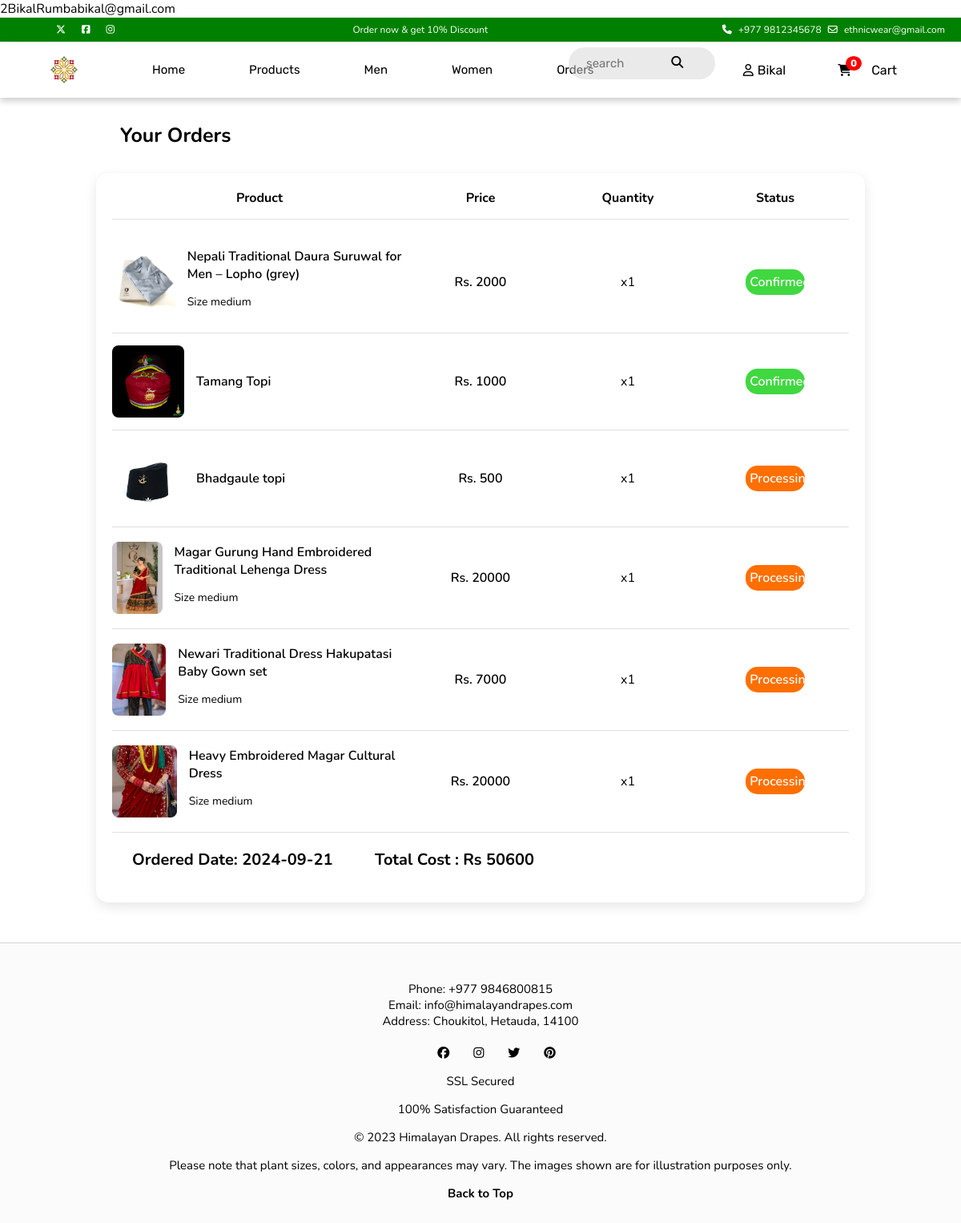
Page /orders.php (signed in) on the committed database.
### tables this page shows
CREATE TABLE `orders` (
  `oid` int(255) NOT NULL,
  `uid` int(255) NOT NULL,
  `pname` varchar(255) NOT NULL,
  `price` int(255) NOT NULL,
  `size` varchar(255) NOT NULL,
  `fname` varchar(255) NOT NULL,
  `lname` varchar(255) NOT NULL,
  `email` varchar(255) NOT NULL,
  `order_date` varchar(255) NOT NULL,
  `address` varchar(255) NOT NULL,
  `phone_no` varchar(255) NOT NULL,
  `img` varchar(255) NOT NULL,
  `status` varchar(255) NOT NULL
);

### orders.php (the view, shortened to what this page needs)
<?php
require_once 'includes/connection.php';
$id = $_SESSION['id'];
echo $_SESSION['user'];
      echo $_SESSION['lname'];
      echo $_SESSION['email'];
if (isset($_SESSION['user'])) {
  $query = "SELECT * FROM orders WHERE uid = '$id'";
}
?>
<!DOCTYPE html>
<html lang="en">
<head>
  <link rel="stylesheet" href="style/header.css" />
  <link rel="stylesheet" href="style/landing.css" />
  <link rel="stylesheet" href="style/footer.css" />
  <link rel="stylesheet" href="style/order.css" />
  <link
    rel="stylesheet"
    href="https://cdnjs.cloudflare.com/ajax/libs/font-awesome/6.6.0/css/all.min.css"
 />
</head>
<body>
  <?php
  include('includes/header.php');
  ?>
  <p class="order-title">Your Orders</p>
  <div class="cart">
    <div class="cart-header">
      <div class="header-product">Product</div>
      <div class="header-price">Price</div>
      <div class="header-quantity">Quantity</div>
      <div class="header-action">Status</div>
    </div>
    <?php
    if (isset($_SESSION['user'])) {
      $result = mysqli_query($conn, $query);
      $total_cost = 0;
      if ($result && mysqli_num_rows($result) > 0) {
        while ($row = mysqli_fetch_assoc($result)) {
          $total_cost += $row['price'];
          $order_date = $row['order_date'];
    ?>
          <div class="cart-item">
            <div class="product">
              <img src="assets/products/<?php echo $row['img']; ?>" alt="Floral Print Wrap Dress" />
              <div class="product-info">
                <h3><?php echo $row['pname']; ?></h3>
                <?php
                if ($row['size'] != "" || $row['size'] != null) {
                ?>
                  <p>Size <?php echo $row['size']; ?></p>
                <?php
                }
                ?>
              </div>
            </div>
            <div class="price">Rs. <?php echo $row['price']; ?></div>
            <div class="quantity">x1</div>
            <div class="action" style="background-color: <?php $color = $row['status'] == 'Processing' ? '#ff6f00' : 'rgb(64, 216, 64)';
                                                          echo ($color)   ?>"><?php echo $row['status']; ?></div>
          </div>
      <?php
        }
      } else {
        echo "<p class='alert'>No Orders found!</p>";
      }
      ?>
      <div class="total-price">
        <?php
        if (isset($order_date)) {
        ?>
          <p>Ordered Date: <?php echo $order_date; ?></p>
          <p>Total Cost : Rs <?php echo $total_cost + 100; ?></p>
        <?php } ?>
      </div> <?php } else {
              echo "<p class='alert'>Please Login</p>";
            }
              ?>
  </div>
  <?php
  include('includes/footer.php');
  ?>
</body>
</html>

### style/landing.css (style rules this page uses)
* { box-sizing: border-box; }
body { font-family: "Nunito"; margin: 0; }
html, body { height: auto; }

### style/order.css (style rules this page uses)
.cart { background-color: white; width: 80%; padding: 20px; margin: auto; border-radius: 15px; box-shadow: 0 5px 15px rgba(0, 0, 0, 0.1); }
.cart-header { display: grid; grid-template-columns: 2fr 1fr 1fr 1fr; font-weight: bold; padding-bottom: 15px; border-bottom: 1px solid #e0e0e0; margin-bottom: 15px; }
.cart-header > div { text-align: center; }
.cart-item { display: grid; grid-template-columns: 2fr 1fr 1fr 1fr; align-items: center; padding: 15px 0; border-bottom: 1px solid #e0e0e0; }
.product { display: flex; align-items: center; }
.product img { width: 90px; height: 90px; border-radius: 8px; object-fit: cover; margin-right: 15px; }
.product-info { font-size: 14px; }
.product-info h3 { margin: 5px 0; font-size: 16px; font-weight: 600; }
.price, .action { font-size: 16px; font-weight: 600; text-align: center; }
.quantity { display: flex; align-items: center; justify-content: center; }
.action { background-color: #ff6f00; border-radius: 15px; padding: 5px; width: 40%; margin: auto; color: white; }
.order-title { width: 80%; font-size: 25px; font-weight: bold; padding: 30px; margin: auto; }
.total-price { padding: 0px 25px; width: 60%; display: flex; align-items: center; justify-content: space-between; font-size: 20px; font-weight: bold; }

### rows in the picture
orders: img (picture), pname "Nepali Traditional Daura Suruwal for Men – Lopho (grey)", size "medium", price "2000", status "Confirmed"
orders: img (picture), pname "Tamang Topi", price "1000", status "Confirmed"
orders: img (picture), pname "Bhadgaule topi", price "500", status "Processing"
orders: img (picture), pname "Magar Gurung Hand Embroidered Traditional Lehenga Dress", size "medium", price "20000", status "Processing"
orders: img (picture), pname "Newari Traditional Dress Hakupatasi Baby Gown set", size "medium", price "7000", status "Processing"
orders: img (picture), pname "Heavy Embroidered Magar Cultural Dress", size "medium", price "20000", status "Processing", order_date "2024-09-21"

### other values in the picture
$_SESSION['user'] "Bikal"
$_SESSION['lname'] "Rumba"
$_SESSION['email'] "bikal@gmail.com"
$no_of_product "0"
$total_cost + 100 "50600"
